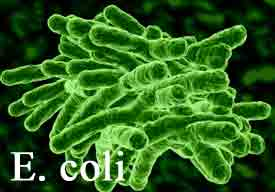
//> input picture ENG406_Bruin2_GUI/ENG406_Bruin2_GUI/E_coli_pic.jpg, 275 x 192 px, given in place of the camera
$ ./betaimage   (built with g++ and OpenCV 4)
//> lines starting //> are read from the running program, lines starting //| are printed output that depends on the picture; after the words box and inside, x2 and y2 are one past the last pixel; in counts of white or black regions, pixels touching at a corner belong together
#include "opencv2/opencv.hpp"
#include "opencv2/imgcodecs.hpp"
#include "opencv2/highgui/highgui.hpp"
#include "opencv2/imgproc/imgproc.hpp"

#include <iostream>
#include <vector>

using namespace cv;
using namespace std;

int main(int, char**)

{

    VideoCapture cap(0);                                                        //Open the default camera
    Mat bnwf, linimg;                                                           //Global image variables to return

    if(!cap.isOpened())                                                         //Check if we succeeded
      {
        return -1;
      }

    for(;;)
      {
        Mat image, dst, cdst, cimg, bnw;                                        //Image transformation variables

        cap>>image;
//> image is the input picture: 192 rows x 275 cols, CV_8UC3; mean B, G, R 30.3, 96.1, 45.4
        //imshow("original",image);                                             //Unmodified image--uncomment to debug program            //Get a new frame from camera
        medianBlur(image,image,5);                                              //Smooth out the image
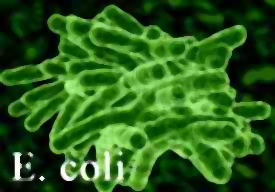
//> image: 192 rows x 275 cols, CV_8UC3; mean B, G, R 26.7, 94.4, 42.8
        flip(image,image,-1);                                                   //Flip image upside down because camera is mounted upside down--uncomment for final code
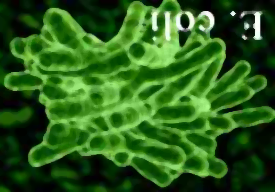
//> image: 192 rows x 275 cols, CV_8UC3; mean B, G, R 26.7, 94.4, 42.8
        bnw = image.clone();                                                    //Create a copy of original image
        Canny(image, dst, 90, 200, 3);                                          //Lowthresh originally set at 50
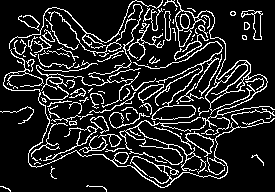
//> dst: 192 rows x 275 cols, CV_8UC1; 14.2% white in thin lines or dots

        //Debugging between ObstacleDetect and HoughLines
        //Set if==0 to debug ObstacleDetect
        //Set if==1 to debug HoughLines
        //Comment out if, else, and endif for running program in Bruin 2

        //#if 1--uncomment for debugging purposes

        //ObstacleDetectexport LD_LIBRARY_PATH=$LD_LIBRARY_PATH:/usr/local/lib
        //Set up loop to scan image for GREEN > BLUE && GREEN > RED
        //Then create BLACK and WHITE image from scan results
        //WHITE is TRUE, BLACK is FALSE

        for(int y = 0; y < image.rows; y++)                                     //Set up number of rows to loop through
        {
            for(int x = 0; x < image.cols; x++)                                 //Set up number of columbs to loop through
            {
                if((image.at<cv::Vec3b>(y,x)[1]-10)>image.at<cv::Vec3b>(y,x)[0] && (image.at<cv::Vec3b>(y,x)[1]-10)>image.at<cv::Vec3b>(y,x)[2])
                //Compare Green greater than Red and Green greater than Blue
                {
                  bnw.at<cv::Vec3b>(y,x)[0]=255;                                //If GREEN greater than RED and BLUE, make it WHITE (TRUE)
                  bnw.at<cv::Vec3b>(y,x)[1]=255;
                  bnw.at<cv::Vec3b>(y,x)[2]=255;
                }
                else
                {
                  bnw.at<cv::Vec3b>(y,x)[0]=0;                                  //If RED or BLUE greater than GREEN, make it BLACK (FALSE)
                  bnw.at<cv::Vec3b>(y,x)[1]=0;
                  bnw.at<cv::Vec3b>(y,x)[2]=0;
                }
            }
        }
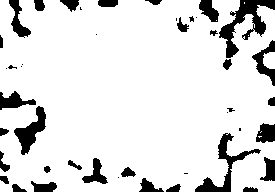
//> bnw: 192 rows x 275 cols, CV_8UC3; 87.9% white; 44 black regions (14 under 20 px), largest, box (x1, y1, x2, y2) and area: (219, 0, 275, 58) 1092, (195, 133, 261, 192) 789, (14, 106, 46, 155) 631

        //flip(bnw,bnw,1);                                                      //Flip image horizontally since scan flips image horizontally--uncomment to debug ObstacleDetect
                                                                                //Note: Scan was flipping horizontally at some point, maybe due to debug code--leave in case of debug
        medianBlur(bnw,bnw,5);                                                  //Smooth out the noise
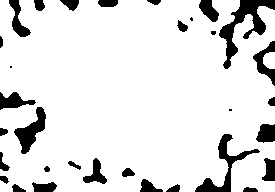
//> bnw: 192 rows x 275 cols, CV_8UC3; 88.4% white; 32 black regions (4 under 20 px), largest, box (x1, y1, x2, y2) and area: (219, 0, 275, 69) 1158, (195, 134, 260, 192) 783, (14, 107, 46, 154) 622
        cvtColor(bnw, bnwf, COLOR_BGR2GRAY);                                    //Convert from BGR color to grayscale--Pass processed image to global variable
        //imshow("B&W Image",bnwf);                                             //Display B&W image--uncomment to debug ObstacleDetect


        //#else--uncomment for debugging purposes

        //HoughLines
        cvtColor(dst, cdst, COLOR_GRAY2BGR);
//> cdst: 192 rows x 275 cols, CV_8UC3; 14.2% white in thin lines or dots

        vector<Vec4i> lines;
        HoughLinesP(dst, lines, 1, CV_PI/180, 50, 50, 10 );
//> lines = 60 lines (x1, y1, x2, y2), first 8: [34, 166, 115, 127], [118, 100, 225, 162], [68, 12, 167, 130], [176, 105, 264, 77], [166, 106, 225, 47], [73, 151, 143, 134], [120, 45, 214, 22], [11, 40, 155, 184]

        //Line drawing function--draws red lines where lines detected in image
        for( size_t i = 0; i < lines.size(); i++ )
        {
            Vec4i l = lines[i];
            line( bnw, Point(l[0], l[1]), Point(l[2], l[3]), Scalar(0,0,255), 3, LINE_AA); //Draws red lines on image
        }
//> this loop made 60 passes
//> l on passes 1 to 12: [34, 166, 115, 127], [118, 100, 225, 162], [68, 12, 167, 130], [176, 105, 264, 77], [166, 106, 225, 47], [73, 151, 143, 134], [120, 45, 214, 22], [11, 40, 155, 184], [151, 109, 220, 178], [65, 46, 157, 61], [191, 79, 251, 77], [157, 90, 225, 54]
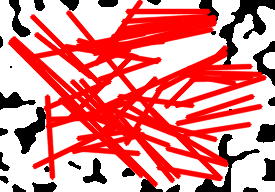
//> bnw: 192 rows x 275 cols, CV_8UC3; mean B, G, R 137.9, 137.9, 226.5

        flip(bnw,bnw,1);                                                        //Flip image because it's mirrored
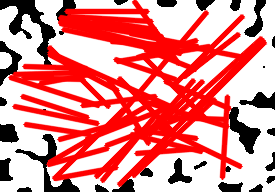
//> bnw: 192 rows x 275 cols, CV_8UC3; mean B, G, R 137.9, 137.9, 226.5
        linimg = bnw;                                                           //Pass processed image to global variable
        imshow("Final Image", linimg);                                          //Display final processed image--uncomment to debug LineDetect

        //#endif--uncomment for debugging purposes

        if(waitKey(30) >= 0) break;                                             //30 ms delay
//> the Esc key is pressed

      }

    // the camera will be deinitialized automatically in VideoCapture destructor
    return 0;                                                                   //Kill program
}
